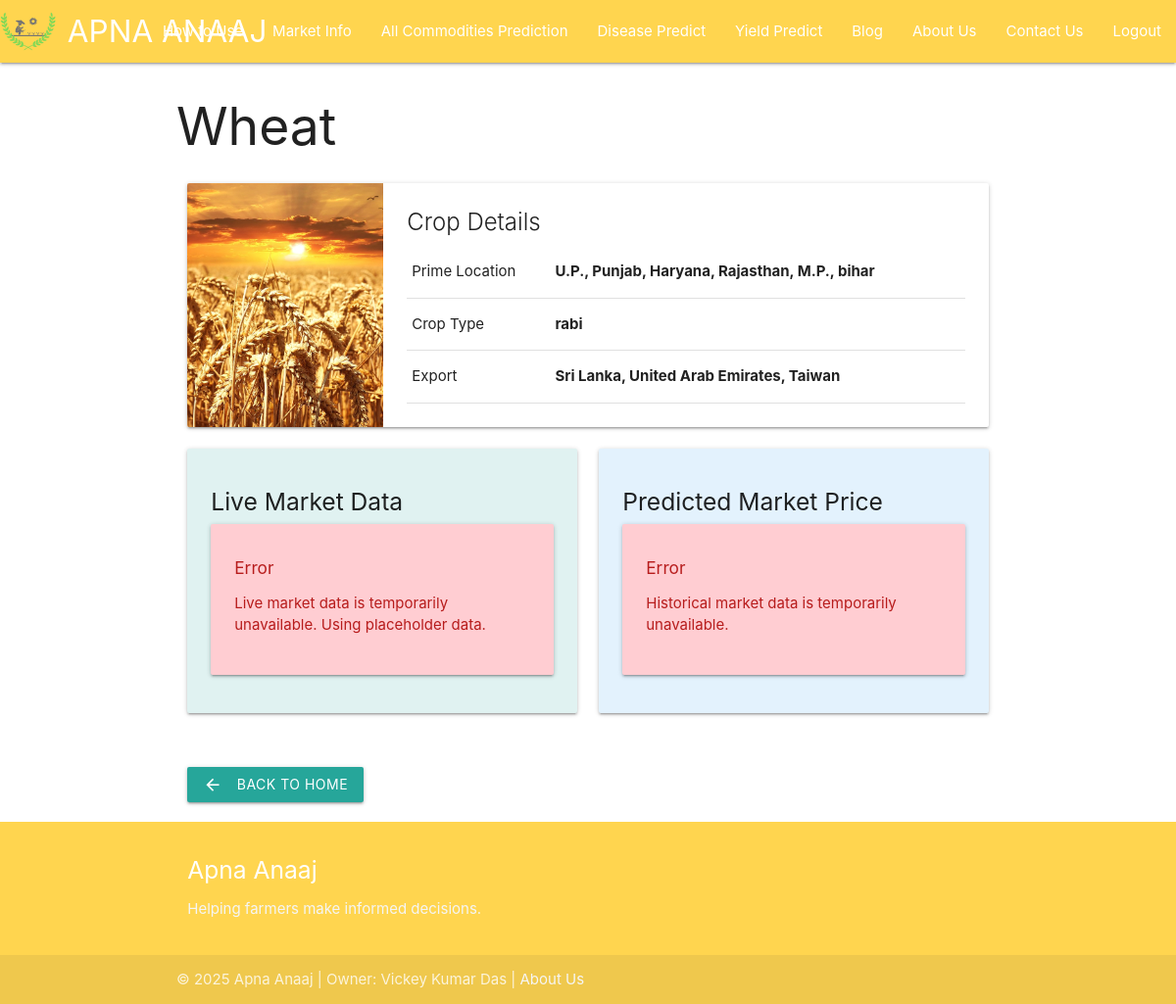
The page /commodity/Wheat (signed in) on the database its author committed.
### app.py (models this page shows)
class CropInfo(db.Model):
    id = db.Column(db.Integer, primary_key=True)
    name = db.Column(db.String(80), unique=True, nullable=False)
    optimal_temp_min = db.Column(db.Float, nullable=True)
    optimal_temp_max = db.Column(db.Float, nullable=True)
    optimal_rainfall_min = db.Column(db.Float, nullable=True)
    optimal_rainfall_max = db.Column(db.Float, nullable=True)
    soil_preference = db.Column(db.String(120), nullable=True)
    fertilizer_recommendation = db.Column(db.Text, nullable=True)
    pest_control_recommendation = db.Column(db.Text, nullable=True)
    image_url = db.Column(db.String(200), nullable=True)
    prime_loc = db.Column(db.String(500), nullable=True)
    type_c = db.Column(db.String(50), nullable=True)
    export_countries = db.Column(db.String(500), nullable=True)

### app.py (the view)
@app.route('/commodity/<name>')
def crop_profile(name):
    if 'user_id' not in session:
        flash('Please log in to access this page.', 'warning')
        return redirect(url_for('login'))
    crop_info = CropInfo.query.filter_by(name=name).first()
    if not crop_info:
        flash(f'Crop {name} not found.', 'danger')
        return redirect(url_for('index'))
    price_data = get_latest_price(name)
    prediction_data = get_price_prediction(name)
    context = {
        "name": crop_info.name,
        "price_data": price_data,
        "prediction_data": prediction_data,
        "image_url": crop_info.image_url,
        "prime_loc": crop_info.prime_loc,
        "type_c": crop_info.type_c,
        "export": crop_info.export_countries
    }
    return render_template('commodity.html', context=context)

### app.py (called while the page is built, shortened)
def get_latest_price(commodity_name):
    return {
        "commodity": commodity_name.capitalize(),
        "market": "N/A",
        "price": "N/A",
        "date": date.today().strftime("%d/%m/%Y"),
        "error": "Live market data is temporarily unavailable. Using placeholder data."
    }

def get_historical_prices(commodity_name, limit=365):
    return {"data": [], "error": "Historical market data is temporarily unavailable."}

def get_price_prediction(commodity_name):
    historical_result = get_historical_prices(commodity_name)
    if historical_result.get("error"):
        return {"error": historical_result["error"]}

### templates/commodity.html (shortened to what this page needs)
{% extends "base.html" %}
{% block content %}
<h2 class="header" style="text-transform: capitalize;">{{context.name}}</h2>
<div class="row">
    <div class="col s12 m12">
        <div class="card horizontal">
            <div class="card-image">
                <img src="{{ context.image_url }}" alt="{{ context.name }}" style="width: 200px; height: 100%; object-fit: cover;">
            </div>
            <div class="card-stacked">
                <div class="card-content">
                    <span class="card-title">Crop Details</span>
                    <table>
                        <tr>
                            <td>Prime Location</td>
                            <td><b>{{context.prime_loc}}</b></td>
                        </tr>
                        <tr>
                            <td>Crop Type</td>
                            <td><b>{{context.type_c}}</b></td>
                        </tr>
                        <tr>
                            <td>Export</td>
                            <td><b>{{context.export}}</b></td>
                        </tr>
                    </table>
                </div>
            </div>
        </div>
    </div>
    <div class="row">
        <div class="col s12 m6">
            <div class="card-panel teal lighten-5">
                <h5 class="header">Live Market Data</h5>
                {% if context.price_data.error %}
                    <div class="card-panel red lighten-4 red-text text-darken-4">
                        <h6>Error</h6>
                        <p>{{ context.price_data.error }}</p>
                    </div>
                {% endif %}
            </div>
        </div>
        <div class="col s12 m6">
            <div class="card-panel blue lighten-5">
                <h5 class="header">Predicted Market Price</h5>
                {% if context.prediction_data.error %}
                    <div class="card-panel red lighten-4 red-text text-darken-4">
                        <h6>Error</h6>
                        <p>{{ context.prediction_data.error }}</p>
                    </div>
                {% endif %}
            </div>
        </div>
    </div>
</div>
<div class="row">
    <div class="col s12">
        <a href="{{ url_for('index') }}" class="btn waves-effect waves-light"><i class="material-icons left">arrow_back</i>Back to Home</a>
    </div>
</div>
{% endblock %}

### templates/base.html (style rules this page uses)
body { display: flex; min-height: 100vh; flex-direction: column; }

### rows shown on the page
CropInfo: name "Wheat", image_url (picture), prime_loc "U.P., Punjab, Haryana, Rajasthan, M.P., bihar", type_c "rabi", export "Sri Lanka, United Arab Emirates, Taiwan"

### other values the page prints
{{ context.price_data.error }} "Live market data is temporarily unavailable. Using placeholder data."
{{ context.prediction_data.error }} "Historical market data is temporarily unavailable."
